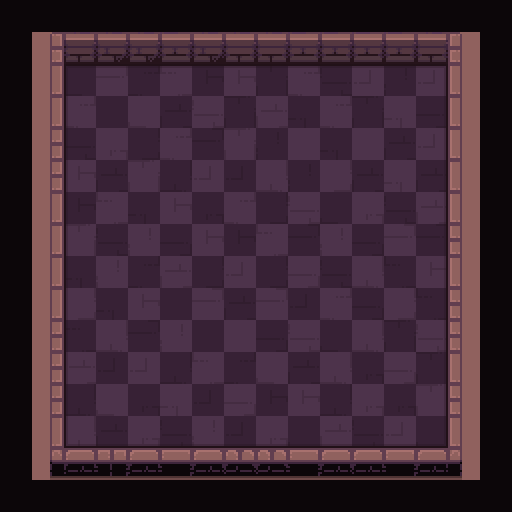

Rendered tile map (Tiled .tmx) drawn with the repository's tilesets; below, a short description and the map source with its tile grids summarised:
An orthogonal 16x16 tile map with 32x32 px tiles, 4 tile layers (path, types, ground, floor_shadow), 1 hidden layer not drawn and 33 objects (10x hero, 10x cauldron, 10x symbol, frame, strategy, ...).

<map version="1.2" tiledversion="2019.03.13" orientation="orthogonal" renderorder="right-down" width="16" height="16" tilewidth="32" tileheight="32" infinite="0" nextlayerid="220" nextobjectid="120">
 <tileset firstgid="1" name="tileset" tilewidth="32" tileheight="32" spacing="2" margin="1" tilecount="200" columns="10">
  <image source="tileset.png" trans="000000" width="340" height="680" />
  <terraintypes>
   <terrain name="floor" tile="79" />
   <terrain name="wall" tile="69" />
   <terrain name="hole" tile="78" />
   <terrain name="infected" tile="77" />
  </terraintypes>
 </tileset>
 <layer id="215" name="checkers" width="16" height="16" visible="0">
  <data>[256 cells, 128 non-empty, 1 distinct tile ids]</data>
 </layer>
 <layer id="216" name="path" width="16" height="16">
  <data>[256 cells, 144 non-empty, 1 distinct tile ids]</data>
 </layer>
 <objectgroup id="14" name="camera">
  <object id="12" name="frame" type="frame" x="51" y="33" width="411" height="430" />
  <object id="15" name="strategy" type="strategy" x="3" y="126">
   <point />
  </object>
 </objectgroup>
 <objectgroup id="2" name="objects">
  <object id="33" name="hero" type="hero" x="113" y="83">
   <properties>
    <property name="initialDirection" value="s" />
   </properties>
   <point />
  </object>
  <object id="34" name="hero" type="hero" x="144" y="85">
   <properties>
    <property name="initialDirection" value="s" />
   </properties>
   <point />
  </object>
  <object id="35" name="hero" type="hero" x="177" y="81">
   <properties>
    <property name="initialDirection" value="s" />
   </properties>
   <point />
  </object>
  <object id="36" name="hero" type="hero" x="210" y="81">
   <properties>
    <property name="initialDirection" value="s" />
   </properties>
   <point />
  </object>
  <object id="37" name="hero" type="hero" x="240" y="83">
   <properties>
    <property name="initialDirection" value="s" />
   </properties>
   <point />
  </object>
  <object id="38" name="hero" type="hero" x="274" y="79">
   <properties>
    <property name="initialDirection" value="s" />
   </properties>
   <point />
  </object>
  <object id="39" name="hero" type="hero" x="306" y="79">
   <properties>
    <property name="initialDirection" value="s" />
   </properties>
   <point />
  </object>
  <object id="40" name="hero" type="hero" x="335" y="80">
   <properties>
    <property name="initialDirection" value="s" />
   </properties>
   <point />
  </object>
  <object id="41" name="hero" type="hero" x="373" y="81">
   <properties>
    <property name="initialDirection" value="s" />
   </properties>
   <point />
  </object>
  <object id="42" name="hero" type="hero" x="404" y="78">
   <properties>
    <property name="initialDirection" value="s" />
   </properties>
   <point />
  </object>
  <object id="99" name="eggs_origin" type="marker" x="113" y="148">
   <point />
  </object>
  <object id="100" name="cauldron" type="cauldron" x="112" y="435">
   <point />
  </object>
  <object id="101" name="cauldron" type="cauldron" x="144" y="433">
   <point />
  </object>
  <object id="102" name="cauldron" type="cauldron" x="175" y="431">
   <point />
  </object>
  <object id="103" name="cauldron" type="cauldron" x="210" y="433">
   <point />
  </object>
  <object id="104" name="cauldron" type="cauldron" x="240" y="434">
   <point />
  </object>
  <object id="105" name="cauldron" type="cauldron" x="275" y="435">
   <point />
  </object>
  <object id="106" name="cauldron" type="cauldron" x="307" y="433">
   <point />
  </object>
  <object id="107" name="cauldron" type="cauldron" x="336" y="433">
   <point />
  </object>
  <object id="108" name="cauldron" type="cauldron" x="369" y="434">
   <point />
  </object>
  <object id="109" name="cauldron" type="cauldron" x="404" y="432">
   <point />
  </object>
  <object id="110" name="arrow" type="symbol" x="111" y="113">
   <properties>
    <property name="symbol" value="arrow_s" />
   </properties>
   <point />
  </object>
  <object id="111" name="arrow" type="symbol" x="147" y="110">
   <properties>
    <property name="symbol" value="arrow_s" />
   </properties>
   <point />
  </object>
  <object id="112" name="arrow" type="symbol" x="181" y="108">
   <properties>
    <property name="symbol" value="arrow_s" />
   </properties>
   <point />
  </object>
  <object id="113" name="arrow" type="symbol" x="208" y="109">
   <properties>
    <property name="symbol" value="arrow_s" />
   </properties>
   <point />
  </object>
  <object id="114" name="arrow" type="symbol" x="238" y="109">
   <properties>
    <property name="symbol" value="arrow_s" />
   </properties>
   <point />
  </object>
  <object id="115" name="arrow" type="symbol" x="269" y="109">
   <properties>
    <property name="symbol" value="arrow_s" />
   </properties>
   <point />
  </object>
  <object id="116" name="arrow" type="symbol" x="308" y="109">
   <properties>
    <property name="symbol" value="arrow_s" />
   </properties>
   <point />
  </object>
  <object id="117" name="arrow" type="symbol" x="342" y="112">
   <properties>
    <property name="symbol" value="arrow_s" />
   </properties>
   <point />
  </object>
  <object id="118" name="arrow" type="symbol" x="370" y="110">
   <properties>
    <property name="symbol" value="arrow_s" />
   </properties>
   <point />
  </object>
  <object id="119" name="arrow" type="symbol" x="399" y="110">
   <properties>
    <property name="symbol" value="arrow_s" />
   </properties>
   <point />
  </object>
 </objectgroup>
 <layer id="217" name="types" width="16" height="16">
  <data>[256 cells, 256 non-empty, 3 distinct tile ids]</data>
 </layer>
 <layer id="218" name="ground" width="16" height="16">
  <data>[256 cells, 196 non-empty, 51 distinct tile ids]</data>
 </layer>
 <layer id="219" name="floor_shadow" width="16" height="16">
  <data>[256 cells, 44 non-empty, 8 distinct tile ids]</data>
 </layer>
</map>
